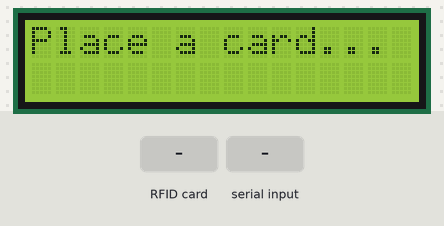
A sketch run on a simulated Arduino Uno, built with avr-gcc and run on an emulated ATmega328P. On the bench: 16×2 character LCD. The test bench sets the inputs (shaded band). What the sketch prints to the serial monitor is not drawn.

Above: at 1.3 s.
1.4 s: RFID card 5E 7A 19 C4 held to the reader
At 2.4 s:
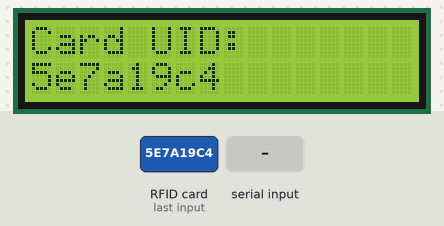
3.2 s: "1\n" received over the second serial link
At 4.5 s:
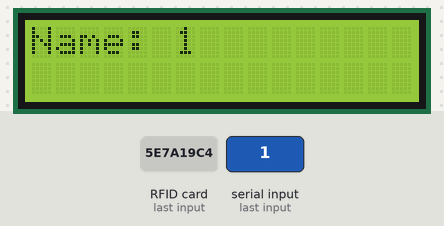
Timing chart, 0 to 6.2 s (numbered marks = the images above; inputs shaded):
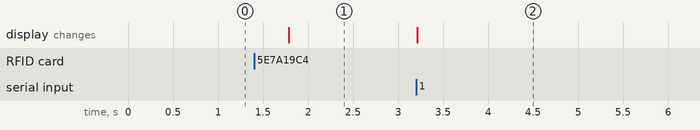

The sketch:

cpp.ino
```cpp
#include <Wire.h>
#include <LiquidCrystal_I2C.h>
#include <MFRC522.h>
#include <SoftwareSerial.h>

int lcdAddress = 0x27;
int lcdColumns = 16;
int lcdRows = 2;
LiquidCrystal_I2C lcd(lcdAddress, lcdColumns, lcdRows);

MFRC522 mfrc522(10, 9); // SDA, RST
SoftwareSerial mySerial(2, 3); // RX=D2, TX=D3

void setup() {
  Wire.begin();
  mySerial.begin(2400);
  Serial.begin(2400);
  while (!Serial);

  lcd.begin(lcdColumns, lcdRows);
  lcd.backlight();

  Serial.println("\nI2C Scanner and RFID Reader");

  placeacard();
  SPI.begin();
  mfrc522.PCD_Init();
}

void placeacard() {
  lcd.clear();
  lcd.setCursor(0, 0);
  lcd.print("Place a card...");
}

void loop() {
  if (mfrc522.PICC_IsNewCardPresent() && mfrc522.PICC_ReadCardSerial()) {
    lcd.clear();
    lcd.setCursor(0, 0);
    lcd.print("Card UID:");
    lcd.setCursor(0, 1);
    String uid = getCardUID();
    lcd.print(uid);

    Serial.print("Card UID: ");
    Serial.println(uid);

    mySerial.println(uid);

    Serial.println("Waiting for ESP8266 response...");

    // Wait for ESP8266 response (name) - wait until serial data is available
    while (!mySerial.available()) {
      // Do nothing while waiting for data
    }

    // Check for incoming data from ESP8266
    String name = mySerial.readStringUntil('\n');
    lcd.clear();
    displayOnLCD(name);
    Serial.println("Received Name from ESP8266: " + name);
  }

  placeacard();
  delay(500);
}


String getCardUID() {
  String cardUID = "";
  for (byte i = 0; i < mfrc522.uid.size; i++) {
    cardUID += String(mfrc522.uid.uidByte[i] < 0x10 ? "0" : "");
    cardUID += String(mfrc522.uid.uidByte[i], HEX);
  }
  return cardUID;
}
void displayOnLCD(String name) {
  lcd.clear();
  lcd.setCursor(0, 0);

  if (name.length() <= lcdColumns) {
    // If the name fits on one line, display it directly
    lcd.print("Name: " + name);
  } else {
    // If the name is longer than the LCD width, scroll it
    for (int i = 0; i < name.length() - lcdColumns + 1; i++) {
      lcd.clear();
      lcd.setCursor(0, 0);
      lcd.print("Name: " + name.substring(i, i + lcdColumns));
      delay(500);  // Adjust the delay as needed for scrolling speed
    }
  }
  delay(3000);  // Display the full name for a moment (adjust as needed)
}
```

Measured:
- after the input at 1.4 s, the display: changes after 0.38 s (image 1)
- after the input at 3.2 s, the display: changes at once (image 2)
